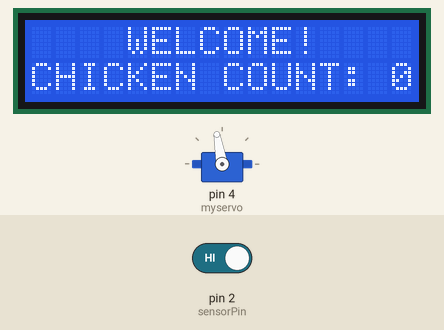
Simulated run of this sketch. Board: Arduino Uno, built with avr-gcc and run on an emulated ATmega328P. On the bench: 16×2 character LCD, servo. Inputs (shaded band) come from the test bench; at power-on: pin 2 (sensorPin) HIGH. What the sketch prints to the serial monitor is not drawn.

Above: at 1.2 s.
1.3 s: pin 2 (sensorPin) driven LOW
At 1.9 s:
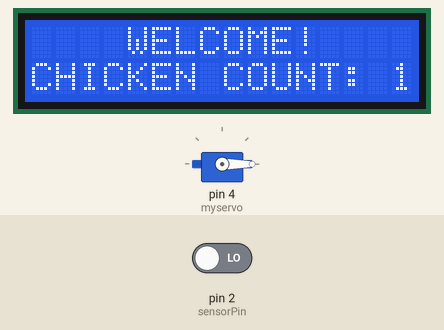
4.3 s: pin 2 (sensorPin) driven HIGH
At 5.5 s:
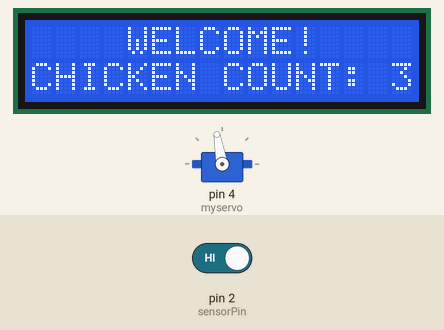
5.9 s: pin 2 (sensorPin) driven LOW
At 7.8 s:
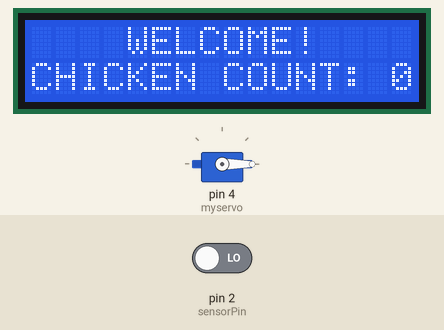
Timing chart, 0 to 14.4 s (numbered marks = the images above; inputs shaded):
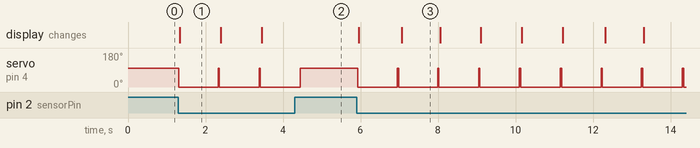

The sketch:

Chicken_Counting_Arduino.ino
```cpp
/*
  Premium Chicken Farm
  Hayley Nguyen (gnguye5), gnguye5@uic.edu
  Rushil Patel (rpate476), rpate476@uic.edu
  Yug Patel (ypatel63), ypatel63@uic.edu
  This project develops an automated chicken care system with functionalities of counting chickens, water pumping, and playing music, all overseen by a central Arduino controller.
  Multiple Arduinos allow efficient, independent task management: the Chicken Counting Arduino tracks movement and updates a display, the Water Pumping Arduino controls water flow based on sensors, and the Music Playing Arduino plays scheduled tunes.
  The project has a timeline, aiming to create a scalable model for ethical, automated chicken farms.
*/


#include <Wire.h>
#include <LiquidCrystal_I2C.h>
#include <Servo.h>
#include <SoftwareSerial.h>

// SoftwareSerial pins
SoftwareSerial waterPumpSerial(10, 11); // RX, TX
SoftwareSerial speakerSerial(8,9); // RX, TX

LiquidCrystal_I2C lcd(0x27, 16, 2);
Servo myservo;

const int sensorPin = 2;
int chickenCount = 0;
int fenceIsOpen = 0;
unsigned long fenceOpenTime = 0;
const unsigned long fenceDelay = 1000;
bool speakerSignalSent = false;
bool waterSignalSent = false;

void setup() {
    Serial.begin(9600); // Start Serial Monitor communication
    waterPumpSerial.begin(9600);
    speakerSerial.begin(9600);
    lcd.init();
    lcd.backlight();

    pinMode(sensorPin, INPUT);
    myservo.attach(4);
    myservo.write(100); // The degrees of the servo motor that keeps the fence closed

    Serial.println("Chicken Counting System Initialized");
}

void loop() {
    // Detect chicken passing through
    if (digitalRead(sensorPin) == LOW && fenceIsOpen == 0) {
        Serial.println("Chicken detected!");

        // Open the fence
        fenceIsOpen = 1;
        myservo.write(0);
        chickenCount++;
        Serial.print("Chicken Count: ");
        Serial.println(chickenCount);

        fenceOpenTime = millis(); // Record time when fence was opened
        waterSignalSent = false;
        speakerSignalSent = false;
    }

    // Close the fence after delay
    if (fenceIsOpen == 1 && millis() - fenceOpenTime >= fenceDelay) {
        Serial.println("Closing the fence");
        myservo.write(100);
        fenceIsOpen = 0;
    }

    // Send signal to start music when chicken count reaches 5
    if (chickenCount == 5 && !speakerSignalSent) {
        Serial.println("Sending START_MUSIC command");
        speakerSerial.println("START_MUSIC");
        speakerSignalSent = true;
    }

    // Send signal to activate the water pump when chicken count reaches 5
    if (chickenCount == 5 && !waterSignalSent) {
        Serial.println("Sending START_WATER command");
        waterPumpSerial.println("START_WATER");
        waterSignalSent = true;
        chickenCount = 0;
    }

    // Update LCD display
    lcd.setCursor(0, 0);
    lcd.print("    WELCOME!    ");
    lcd.setCursor(0, 1);
    lcd.print("CHICKEN COUNT: ");
    lcd.print(chickenCount);

}
```

Measured:
- after the input at 1.3 s, servo on pin 4 (myservo): 100° → 0° at once; the display: changes at once (image 1)
- after the input at 4.3 s, servo on pin 4 (myservo): goes on until 4.4 s, then stays 100°
- after the input at 5.9 s, servo on pin 4 (myservo): alternates 100° for 0.03 s and 0° for 1.0 s, starting at once; the display: first changes after 0.06 s (image 3 shows a later state)
- what the display in image 1 shows lasts 1.1 s, from 1.3 s to 2.4 s
- what the display in image 3 shows lasts 1.0 s, from 7.1 s to 8.1 s
